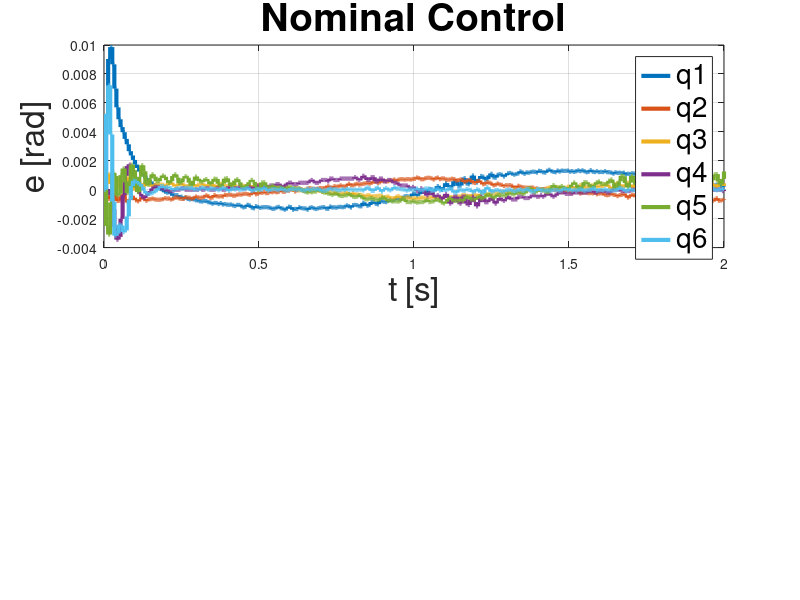

Reproduce this figure in MATLAB. (Note: this script raises an error after producing the figure.)
%% Plot of the results of the simulation
close
clear
clc

% Data Extraction
load results.mat

%% Tracking Error Plots
nom.t = nominal.time;
nom.q = nominal.signals(1).values;
nom.q_meas = nominal.signals(2).values;
nom.q_ref = zeros(size(nom.q));
for i = 1:length(nom.t)
    nom.q_ref(i,:) = nominal.signals(3).values(:, :, i)';
end
nom.e = nom.q_ref - nom.q_meas;

net.t = networked.time;
net.q = networked.signals(1).values;
net.q_meas = networked.signals(2).values;
net.q_ref = zeros(size(net.q));
for i = 1:length(net.t)
    net.q_ref(i,:) = networked.signals(3).values(:, :, i)';
end
net.e = net.q_ref - net.q_meas;

% Empty Figure
figure('WindowState', 'maximized')

%% Nominal Control
subplot(211)
stairs(nom.t, nom.e, 'LineWidth', 3)
xlabel('t [s]', 'FontSize', 24)
ylabel('e [rad]', 'FontSize', 24)
title('Nominal Control', 'FontSize', 28)
legend('q1', 'q2', 'q3', 'q4', 'q5', 'q6', 'FontSize', 20)
grid on
ax = gca;
ax.FontSize = 24;

%% Networked Control
subplot(212)
stairs(net.t, net.e, 'LineWidth', 3)
xlabel('t [s]', 'FontSize', 24)
ylabel('e [rad]', 'FontSize', 24)
title('Networked Control', 'FontSize', 28)
legend('q1', 'q2', 'q3', 'q4', 'q5', 'q6', 'FontSize', 20)
grid on
axis([0, 2, -3, 3])
ax = gca;
ax.FontSize = 24;

% Global Title
sgtitle('Comparison of Tracking Errors', 'FontSize', 32);

%% 3D Space Trajectory Plots
snapshotTime = 1.5;
t = nominal.time;
[~, idx] = min(abs(t - snapshotTime));
t_snapshot = t(idx);

nom.q_snap = nominal.signals(1).values(idx, :);
net.q_snap = networked.signals(1).values(idx, :);

% End Effector Trajectory Evaluation
nom.ee = zeros(idx, 3);
net.ee = zeros(idx, 3);
for i = 1:idx
    nom.traj = getTransform(robot, nom.q(i,:), 'tool0');
    nom.ee(i,:) = nom.traj(1:3,4)';
    net.traj = getTransform(robot, net.q(i,:), 'tool0');
    net.ee(i,:) = net.traj(1:3,4)';
end

% Empty Figure
fig = figure('WindowState', 'maximized');

%% Nominal Control
ax1 = subplot(1, 2, 1);
show(robot, nom.q_snap, 'PreservePlot', false, 'Frames', 'off', 'Parent', ax1);
hold(ax1, 'on');
grid(ax1, 'on');

% Handles for the Legend
h_ref1 = plot3(ax1, ref.x, ref.y, ref.z, '--', 'LineWidth', 3, 'Color', '#808080');
h_eff1 = plot3(ax1, nom.ee(:,1), nom.ee(:,2), nom.ee(:,3), 'LineWidth', 3, 'Color', '#0072BD');

% Graphic Settings
title(ax1, sprintf('Nominal Control [ t = %.2f s ]', t_snapshot), 'FontSize', 28);
xlim(ax1, [-0.5 0.5]); ylim(ax1, [-0.5 0.5]); zlim(ax1, [0 1]);
xlabel(ax1, ''); ylabel(ax1, ''); zlabel(ax1, '');
view(ax1, 160, 40);
camzoom(ax1, 0.9);
lighting(ax1, 'gouraud');
camlight(ax1, 'headlight');
ax = gca;
ax.FontSize = 24;
legend([h_ref1, h_eff1], {'Reference', 'Followed'}, 'Location', 'best', 'FontSize', 20);

%% Networked Control
ax2 = subplot(1, 2, 2);
show(robot, net.q_snap, 'PreservePlot', false, 'Frames', 'off', 'Parent', ax2);
hold(ax2, 'on');
grid(ax2, 'on');

% Handles for the Legend
h_ref2 = plot3(ax2, ref.x, ref.y, ref.z, '--', 'LineWidth', 3, 'Color', '#808080');
h_eff2 = plot3(ax2, net.ee(:,1), net.ee(:,2), net.ee(:,3), 'LineWidth', 3, 'Color', '#0072BD');

% Graphic Settings
title(ax2, sprintf('Networked Control [ t = %.2f s ]', t_snapshot), 'FontSize', 28);
xlim(ax2, [-0.5 0.5]); ylim(ax2, [-0.5 0.5]); zlim(ax2, [0 1]);
xlabel(ax2, ''); ylabel(ax2, ''); zlabel(ax2, '');
view(ax2, 160, 40);
camzoom(ax2, 0.9);
lighting(ax2, 'gouraud');
camlight(ax2, 'headlight');
ax = gca;
ax.FontSize = 24;
legend([h_ref2, h_eff2], {'Reference', 'Followed'}, 'Location', 'best', 'FontSize', 20);

% Global Title
sgtitle('Comparison of Followed Trajectories', 'FontSize', 32)
